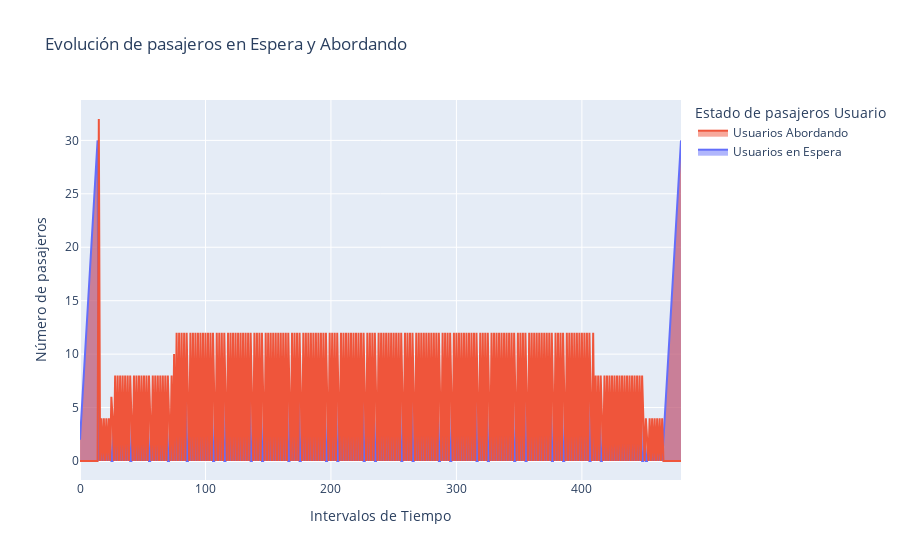

The notebook cell saved with this chart:
### Code cell
import plotly.graph_objects as go
import nbformat
tiempo =[0, 1, 2, 3, 4, 5, 6, 7, 8, 9, 10, 11, 12, 13, 14, 15, 16, 17, 18, 19, 20, 21, 22, 23, 24, 25, 26, 27, 28, 29, 30, 31, 32, 33, 34, 35, 36, 37, 38, 39, 40, 41, 42, 43, 44, 45, 46, 47, 48, 49, 50, 51, 52, 53, 54, 55, 56, 57, 58, 59, 60, 61, 62, 63, 64, 65, 66, 67, 68, 69, 70, 71, 72, 73, 74, 75, 76, 77, 78, 79, 80, 81, 82, 83, 84, 85, 86, 87, 88, 89, 90, 91, 92, 93, 94, 95, 96, 97, 98, 99, 100, 101, 102, 103, 104, 105, 106, 107, 108, 109, 110, 111, 112, 113, 114, 115, 116, 117, 118, 119, 120, 121, 122, 123, 124, 125, 126, 127, 128, 129, 130, 131, 132, 133, 134, 135, 136, 137, 138, 139, 140, 141, 142, 143, 144, 145, 146, 147, 148, 149, 150, 151, 152, 153, 154, 155, 156, 157, 158, 159, 160, 161, 162, 163, 164, 165, 166, 167, 168, 169, 170, 171, 172, 173, 174, 175, 176, 177, 178, 179, 180, 181, 182, 183, 184, 185, 186, 187, 188, 189, 190, 191, 192, 193, 194, 195, 196, 197, 198, 199, 200, 201, 202, 203, 204, 205, 206, 207, 208, 209, 210, 211, 212, 213, 214, 215, 216, 217, 218, 219, 220, 221, 222, 223, 224, 225, 226, 227, 228, 229, 230, 231, 232, 233, 234, 235, 236, 237, 238, 239, 240, 241, 242, 243, 244, 245, 246, 247, 248, 249, 250, 251, 252, 253, 254, 255, 256, 257, 258, 259, 260, 261, 262, 263, 264, 265, 266, 267, 268, 269, 270, 271, 272, 273, 274, 275, 276, 277, 278, 279, 280, 281, 282, 283, 284, 285, 286, 287, 288, 289, 290, 291, 292, 293, 294, 295, 296, 297, 298, 299, 300, 301, 302, 303, 304, 305, 306, 307, 308, 309, 310, 311, 312, 313, 314, 315, 316, 317, 318, 319, 320, 321, 322, 323, 324, 325, 326, 327, 328, 329, 330, 331, 332, 333, 334, 335, 336, 337, 338, 339, 340, 341, 342, 343, 344, 345, 346, 347, 348, 349, 350, 351, 352, 353, 354, 355, 356, 357, 358, 359, 360, 361, 362, 363, 364, 365, 366, 367, 368, 369, 370, 371, 372, 373, 374, 375, 376, 377, 378, 379, 380, 381, 382, 383, 384, 385, 386, 387, 388, 389, 390, 391, 392, 393, 394, 395, 396, 397, 398, 399, 400, 401, 402, 403, 404, 405, 406, 407, 408, 409, 410, 411, 412, 413, 414, 415, 416, 417, 418, 419, 420, 421, 422, 423, 424, 425, 426, 427, 428, 429, 430, 431, 432, 433, 434, 435, 436, 437, 438, 439, 440, 441, 442, 443, 444, 445, 446, 447, 448, 449, 450, 451, 452, 453, 454, 455, 456, 457, 458, 459, 460, 461, 462, 463, 464, 465, 466, 467, 468, 469, 470, 471, 472, 473, 474, 475, 476, 477, 478, 479]
usuarios_espera = [2.0, 4.0, 6.0, 8.0, 10.0, 12.0, 14.0, 16.0, 18.0, 20.0, 22.0, 24.0, 26.0, 28.0, 30.0, 0.0, 2.0, 0.0, 2.0, 0.0, 2.0, 0.0, 2.0, 0.0, 2.0, 0.0, 0.0, 4.0, 0.0, 4.0, 0.0, 4.0, 0.0, 4.0, 0.0, 4.0, 0.0, 4.0, 0.0, 4.0, 0.0, 0.0, 4.0, 0.0, 4.0, 0.0, 4.0, 0.0, 4.0, 0.0, 4.0, 0.0, 4.0, 0.0, 4.0, 0.0, 0.0, 4.0, 0.0, 4.0, 0.0, 4.0, 0.0, 4.0, 0.0, 4.0, 0.0, 4.0, 0.0, 4.0, 0.0, 0.0, 4.0, 0.0, 4.0, 0.0, 6.0, 0.0, 6.0, 0.0, 6.0, 0.0, 6.0, 0.0, 6.0, 0.0, 0.0, 6.0, 0.0, 6.0, 0.0, 6.0, 0.0, 6.0, 0.0, 6.0, 0.0, 6.0, 0.0, 6.0, 0.0, 6.0, 0.0, 6.0, 0.0, 6.0, 0.0, 0.0, 6.0, 0.0, 6.0, 0.0, 6.0, 0.0, 6.0, 0.0, 0.0, 6.0, 0.0, 6.0, 0.0, 6.0, 0.0, 6.0, 0.0, 6.0, 0.0, 6.0, 0.0, 6.0, 0.0, 6.0, 0.0, 6.0, 0.0, 6.0, 0.0, 0.0, 6.0, 0.0, 6.0, 0.0, 6.0, 0.0, 6.0, 0.0, 0.0, 6.0, 0.0, 6.0, 0.0, 6.0, 0.0, 6.0, 0.0, 6.0, 0.0, 6.0, 0.0, 6.0, 0.0, 6.0, 0.0, 6.0, 0.0, 6.0, 0.0, 0.0, 6.0, 0.0, 6.0, 0.0, 6.0, 0.0, 6.0, 0.0, 0.0, 6.0, 0.0, 6.0, 0.0, 6.0, 0.0, 6.0, 0.0, 6.0, 0.0, 6.0, 0.0, 6.0, 0.0, 6.0, 0.0, 6.0, 0.0, 6.0, 0.0, 0.0, 6.0, 0.0, 6.0, 0.0, 6.0, 0.0, 6.0, 0.0, 0.0, 6.0, 0.0, 6.0, 0.0, 6.0, 0.0, 6.0, 0.0, 6.0, 0.0, 6.0, 0.0, 6.0, 0.0, 6.0, 0.0, 6.0, 0.0, 6.0, 0.0, 0.0, 6.0, 0.0, 6.0, 0.0, 6.0, 0.0, 6.0, 0.0, 0.0, 6.0, 0.0, 6.0, 0.0, 6.0, 0.0, 6.0, 0.0, 6.0, 0.0, 6.0, 0.0, 6.0, 0.0, 6.0, 0.0, 6.0, 0.0, 6.0, 0.0, 0.0, 6.0, 0.0, 6.0, 0.0, 6.0, 0.0, 6.0, 0.0, 0.0, 6.0, 0.0, 6.0, 0.0, 6.0, 0.0, 6.0, 0.0, 6.0, 0.0, 6.0, 0.0, 6.0, 0.0, 6.0, 0.0, 6.0, 0.0, 6.0, 0.0, 0.0, 6.0, 0.0, 6.0, 0.0, 6.0, 0.0, 6.0, 0.0, 0.0, 6.0, 0.0, 6.0, 0.0, 6.0, 0.0, 6.0, 0.0, 6.0, 0.0, 6.0, 0.0, 6.0, 0.0, 6.0, 0.0, 6.0, 0.0, 6.0, 0.0, 0.0, 6.0, 0.0, 6.0, 0.0, 6.0, 0.0, 6.0, 0.0, 0.0, 6.0, 0.0, 6.0, 0.0, 6.0, 0.0, 6.0, 0.0, 6.0, 0.0, 6.0, 0.0, 6.0, 0.0, 6.0, 0.0, 6.0, 0.0, 6.0, 0.0, 0.0, 6.0, 0.0, 6.0, 0.0, 6.0, 0.0, 6.0, 0.0, 0.0, 6.0, 0.0, 6.0, 0.0, 6.0, 0.0, 6.0, 0.0, 6.0, 0.0, 6.0, 0.0, 6.0, 0.0, 6.0, 0.0, 6.0, 0.0, 6.0, 0.0, 0.0, 6.0, 0.0, 6.0, 0.0, 6.0, 0.0, 6.0, 0.0, 0.0, 6.0, 0.0, 6.0, 0.0, 6.0, 0.0, 6.0, 0.0, 6.0, 0.0, 6.0, 0.0, 6.0, 0.0, 6.0, 0.0, 6.0, 0.0, 6.0, 0.0, 0.0, 6.0, 0.0, 4.0, 0.0, 4.0, 0.0, 4.0, 0.0, 0.0, 4.0, 0.0, 4.0, 0.0, 4.0, 0.0, 4.0, 0.0, 4.0, 0.0, 4.0, 0.0, 4.0, 0.0, 4.0, 0.0, 4.0, 0.0, 4.0, 0.0, 4.0, 0.0, 4.0, 0.0, 4.0, 0.0, 4.0, 0.0, 4.0, 0.0, 4.0, 0.0, 0.0, 2.0, 0.0, 0.0, 2.0, 0.0, 2.0, 0.0, 2.0, 0.0, 2.0, 0.0, 2.0, 0.0, 2.0, 0.0, 2.0, 4.0, 6.0, 8.0, 10.0, 12.0, 14.0, 16.0, 18.0, 20.0, 22.0, 24.0, 26.0, 28.0, 30.0]
usuarios_abordando = [0.0, 0.0, 0.0, 0.0, 0.0, 0.0, 0.0, 0.0, 0.0, 0.0, 0.0, 0.0, 0.0, 0.0, 0.0, 32.0, 0.0, 4.0, 0.0, 4.0, 0.0, 4.0, 0.0, 4.0, 0.0, 6.0, 4.0, 0.0, 8.0, 0.0, 8.0, 0.0, 8.0, 0.0, 8.0, 0.0, 8.0, 0.0, 8.0, 0.0, 8.0, 4.0, 0.0, 8.0, 0.0, 8.0, 0.0, 8.0, 0.0, 8.0, 0.0, 8.0, 0.0, 8.0, 0.0, 8.0, 4.0, 0.0, 8.0, 0.0, 8.0, 0.0, 8.0, 0.0, 8.0, 0.0, 8.0, 0.0, 8.0, 0.0, 8.0, 4.0, 0.0, 8.0, 0.0, 10.0, 0.0, 12.0, 0.0, 12.0, 0.0, 12.0, 0.0, 12.0, 0.0, 12.0, 6.0, 0.0, 12.0, 0.0, 12.0, 0.0, 12.0, 0.0, 12.0, 0.0, 12.0, 0.0, 12.0, 0.0, 12.0, 0.0, 12.0, 0.0, 12.0, 0.0, 12.0, 6.0, 0.0, 12.0, 0.0, 12.0, 0.0, 12.0, 0.0, 12.0, 6.0, 0.0, 12.0, 0.0, 12.0, 0.0, 12.0, 0.0, 12.0, 0.0, 12.0, 0.0, 12.0, 0.0, 12.0, 0.0, 12.0, 0.0, 12.0, 0.0, 12.0, 6.0, 0.0, 12.0, 0.0, 12.0, 0.0, 12.0, 0.0, 12.0, 6.0, 0.0, 12.0, 0.0, 12.0, 0.0, 12.0, 0.0, 12.0, 0.0, 12.0, 0.0, 12.0, 0.0, 12.0, 0.0, 12.0, 0.0, 12.0, 0.0, 12.0, 6.0, 0.0, 12.0, 0.0, 12.0, 0.0, 12.0, 0.0, 12.0, 6.0, 0.0, 12.0, 0.0, 12.0, 0.0, 12.0, 0.0, 12.0, 0.0, 12.0, 0.0, 12.0, 0.0, 12.0, 0.0, 12.0, 0.0, 12.0, 0.0, 12.0, 6.0, 0.0, 12.0, 0.0, 12.0, 0.0, 12.0, 0.0, 12.0, 6.0, 0.0, 12.0, 0.0, 12.0, 0.0, 12.0, 0.0, 12.0, 0.0, 12.0, 0.0, 12.0, 0.0, 12.0, 0.0, 12.0, 0.0, 12.0, 0.0, 12.0, 6.0, 0.0, 12.0, 0.0, 12.0, 0.0, 12.0, 0.0, 12.0, 6.0, 0.0, 12.0, 0.0, 12.0, 0.0, 12.0, 0.0, 12.0, 0.0, 12.0, 0.0, 12.0, 0.0, 12.0, 0.0, 12.0, 0.0, 12.0, 0.0, 12.0, 6.0, 0.0, 12.0, 0.0, 12.0, 0.0, 12.0, 0.0, 12.0, 6.0, 0.0, 12.0, 0.0, 12.0, 0.0, 12.0, 0.0, 12.0, 0.0, 12.0, 0.0, 12.0, 0.0, 12.0, 0.0, 12.0, 0.0, 12.0, 0.0, 12.0, 6.0, 0.0, 12.0, 0.0, 12.0, 0.0, 12.0, 0.0, 12.0, 6.0, 0.0, 12.0, 0.0, 12.0, 0.0, 12.0, 0.0, 12.0, 0.0, 12.0, 0.0, 12.0, 0.0, 12.0, 0.0, 12.0, 0.0, 12.0, 0.0, 12.0, 6.0, 0.0, 12.0, 0.0, 12.0, 0.0, 12.0, 0.0, 12.0, 6.0, 0.0, 12.0, 0.0, 12.0, 0.0, 12.0, 0.0, 12.0, 0.0, 12.0, 0.0, 12.0, 0.0, 12.0, 0.0, 12.0, 0.0, 12.0, 0.0, 12.0, 6.0, 0.0, 12.0, 0.0, 12.0, 0.0, 12.0, 0.0, 12.0, 6.0, 0.0, 12.0, 0.0, 12.0, 0.0, 12.0, 0.0, 12.0, 0.0, 12.0, 0.0, 12.0, 0.0, 12.0, 0.0, 12.0, 0.0, 12.0, 0.0, 12.0, 6.0, 0.0, 12.0, 0.0, 12.0, 0.0, 12.0, 0.0, 12.0, 6.0, 0.0, 12.0, 0.0, 12.0, 0.0, 12.0, 0.0, 12.0, 0.0, 12.0, 0.0, 12.0, 0.0, 12.0, 0.0, 12.0, 0.0, 12.0, 0.0, 12.0, 6.0, 0.0, 12.0, 0.0, 8.0, 0.0, 8.0, 0.0, 8.0, 4.0, 0.0, 8.0, 0.0, 8.0, 0.0, 8.0, 0.0, 8.0, 0.0, 8.0, 0.0, 8.0, 0.0, 8.0, 0.0, 8.0, 0.0, 8.0, 0.0, 8.0, 0.0, 8.0, 0.0, 8.0, 0.0, 8.0, 0.0, 8.0, 0.0, 8.0, 0.0, 8.0, 4.0, 0.0, 4.0, 2.0, 0.0, 4.0, 0.0, 4.0, 0.0, 4.0, 0.0, 4.0, 0.0, 4.0, 0.0, 4.0, 0.0, 0.0, 0.0, 0.0, 0.0, 0.0, 0.0, 0.0, 0.0, 0.0, 0.0, 0.0, 0.0, 0.0, 0.0]


# Crear gráfico de área
fig = go.Figure()
fig.add_trace(go.Scatter(x=tiempo, y=usuarios_espera, fill='tonexty', name='Usuarios en Espera'))
fig.add_trace(go.Scatter(x=tiempo, y=usuarios_abordando, fill='tonexty', name='Usuarios Abordando'))

fig.update_layout(title='Evolución de pasajeros en Espera y Abordando',
                  xaxis_title='Intervalos de Tiempo',
                  yaxis_title='Número de pasajeros',
                  legend_title='Estado de pasajeros Usuario')

fig.show()
